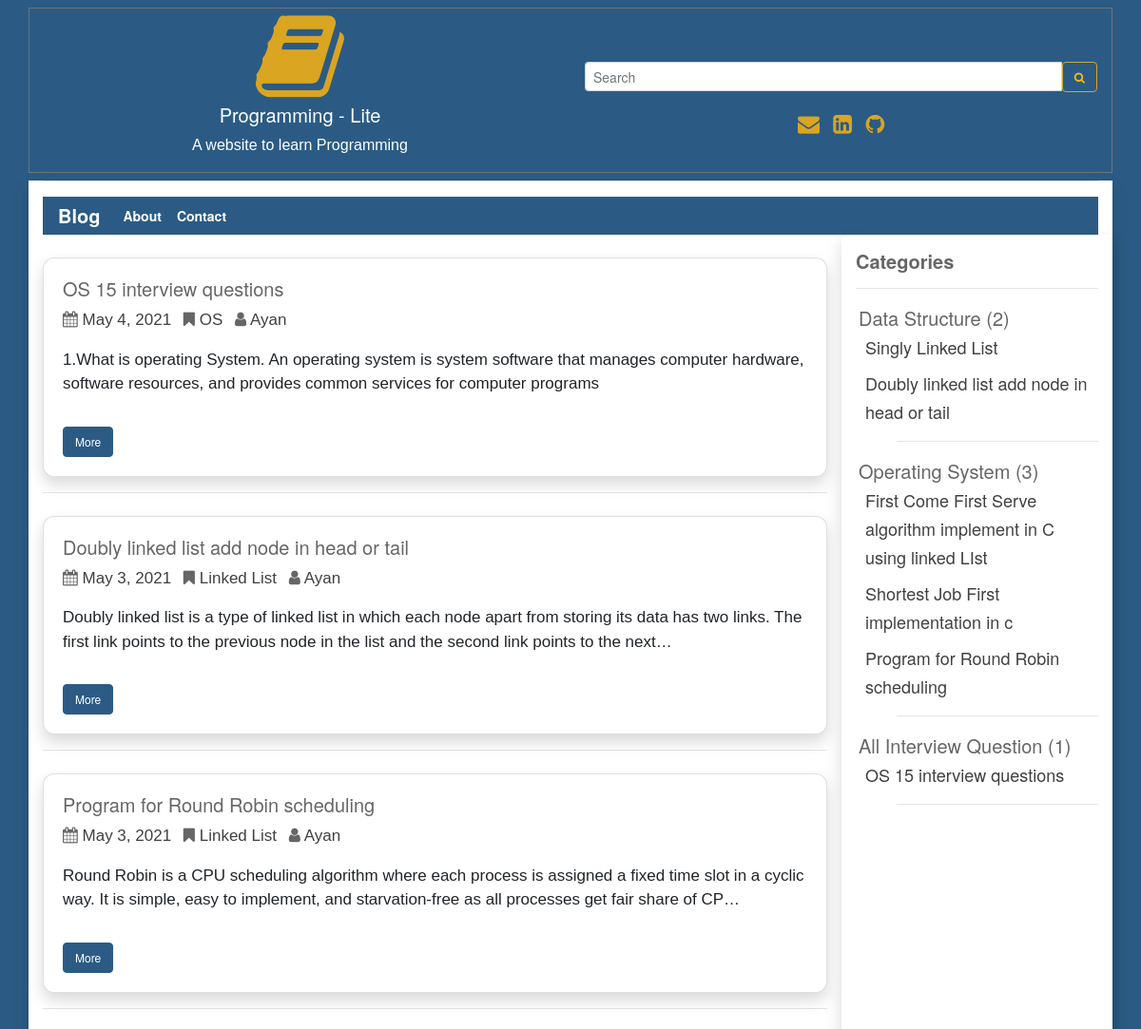
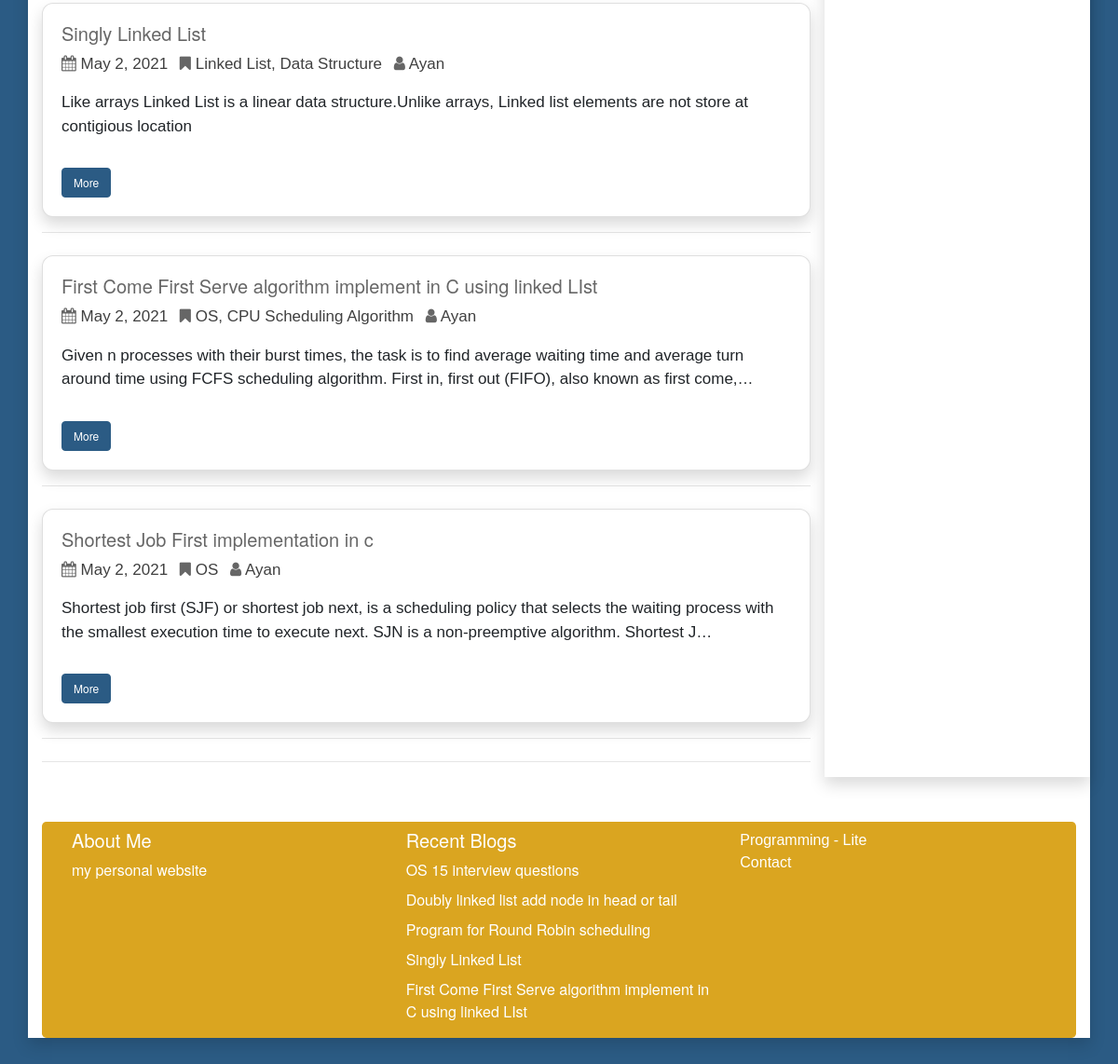
The page / on the database its author committed (2 pictures, top to bottom).
### user_panel_1/models.py (models this page shows, shortened)
class Blog(models.Model):
    cat_name = models.ForeignKey(Category, on_delete=models.CASCADE)
    blog_author = models.CharField(max_length=200)
    blog_priority = models.IntegerField(blank=True, null=True)
    blog_tags = models.CharField(max_length=200,  blank=True, null=True)
    blog_title = models.CharField(max_length=200)
    blog_descriptions = models.CharField(max_length=600);
    blog_body = RichTextUploadingField(blank=True, null=True)
    blog_views = models.IntegerField(default=0)
    blog_date = models.DateField(auto_now_add=True, auto_now=False, blank=True)

class Category(models.Model):
    cat_name = models.CharField(max_length=300)
    cat_priority = models.IntegerField(blank=True, null=True);
    def __str__(self):
        return self.cat_name

### user_panel_1/views.py (the view)
# urls.py: path('', views.blog, name='blog'),
def blog(request):
    categorys = Blog.objects.all().select_related('cat_name')
    categorys = categorys.order_by('cat_name__cat_priority', 'cat_name', 'blog_priority') #sort all data
    blogs = Blog.objects.all().order_by('-blog_date')
    paginator = Paginator(blogs, 10)
    page = request.GET.get('page')
    blogs = paginator.get_page(page)
    recentBlog = Blog.objects.all().order_by('-blog_date')[0:5]
    context = {
        'object_list': categorys,
        'blogs': blogs,
        'recentBlog': recentBlog,
    }
    return render(request, 'blog.html', context)

### templates/blog.html (shortened to what this page needs)
{% extends 'base.html' %}
{% load static %}
{% block content %}
   {% for blogs in blogs %}
    <div class="card shadow mt-4 rounded">
    <div class="card-body">
         <h5 class="title">{{blogs.blog_title |truncatechars:100}}</h5>
         <p  class="description"><i class="fa fa-calendar" aria-hidden="true"></i> <a href="{% url 'date' blogs.blog_date %}" class="mr-2 ur description"> {{ blogs.blog_date}} </a> <i class="fa fa-bookmark" aria-hidden="true"></i>
         <a href="{% url 'tags' blogs.blog_tags %}" class="mr-2 ur description">  {{ blogs.blog_tags}} </a>
        <i class="fa fa-user" aria-hidden="true"></i>  <a href="{% url 'author' blogs.blog_author %}" class="ur description">  {{ blogs.blog_author}} </a>
                            </p>
         <div > <p class="fs">{{blogs.blog_descriptions |truncatechars:200}}</p></div>
         <a href="{% url 'more' blogs.id %}"   class="btn btn-info mt-3">More</a>
  </div>
    </div>
    <hr>
    {% endfor %}
  <hr>
{% endblock content %}

### templates/base.html (shortened to what this page needs)
{% load static %}
{% load humanize %}
<!DOCTYPE html>
<html lang="en">
<head>
  <link rel="stylesheet" href="https://maxcdn.bootstrapcdn.com/bootstrap/4.5.2/css/bootstrap.min.css">
  <link rel="stylesheet"
      href="//cdnjs.cloudflare.com/ajax/libs/highlight.js/10.7.2/styles/default.min.css">
    <link
      rel="stylesheet"
      href="https://cdnjs.cloudflare.com/ajax/libs/font-awesome/4.7.0/css/font-awesome.min.css"
    />
    <link
      rel="stylesheet"
      href="{% static 'css/style.css' %}"
    />
    <link href="https://cdn.jsdelivr.net/gh/gitbrent/bootstrap4-toggle@3.6.1/css/bootstrap4-toggle.min.css" rel="stylesheet">
</head>
<body style="background:#2b5b84;">
 <div class="container mt-2 text-center border border-secondary">
 <div class="row">
     <div class="col-sm-6">
     <i class="fa fa-book logo" aria-hidden="true"></i><br>
 <h5 class="text-white">Programming - Lite</h5>
 <p class="text-white">A website to learn Programming</p>
     </div>
     <div class="col-sm-6 mt-2">
        <form method="GET" action="{% url 'search' %}">
    <div class="input-group input-group-sm mt-5"  >
      <input type="text" class="form-control" placeholder="Search" name='search' required>
      <div class="input-group-btn">
        <button class="btn btn-outline-warning" type="submit"><i class="fa fa-search" aria-hidden="true"></i>
</button>
      </div>
    </div>
  </form>
       <div class="mt-3">
       <span class="text-style-two"><a href="mailto:aaziz9642@gmail.com" style="text-decoration: none; font-size:23px;" target="_blank" class="text-warning"><i class="fa fa-envelope pr-2" aria-hidden="true"></i> </a></span>
<span class="text-style-two"><a href="https://linkedin.com/in/azizur-rahman-720636165" style="text-decoration: none; font-size:23px;"  target="_blank" class="text-warning "><i class="fa fa-linkedin-square" aria-hidden="true"></i> </a></span>
<span class="text-style-two"><a href="https://github.com/ayanchyaziz123" style="text-decoration: none; font-size:23px;" target="_blank" class="text-warning"><i class="fa fa-github pl-2" aria-hidden="true"></i></a></span>
     </div>
     </div>
    </div>
</div>
<div class="container bg-white shadow">
  <hr class="mt-2">
    <nav class="navbar navbar-expand-lg navbar-dark bg-dark mt-2 pt-0 pb-0">
  <a class="navbar-brand" href="{% url 'blog' %}">Blog</a>
  <div class="collapse navbar-collapse" id="navbarSupportedContent">
    <ul class="navbar-nav mr-auto">
      <li class="nav-item active">
        <a class="nav-link" href="{% url 'about' %}">About<span class="sr-only">(current)</span></a>
      </li>
      <li class="nav-item active">
        <a class="nav-link" href="{% url 'contact' %}">Contact<span class="sr-only">(current)</span></a>
      </li>
    </ul>
  </div>
</nav>
<div class="row">
    <div class="col-sm-9">
    {% block content %}
    {% endblock content %}
    </div>
    <div class="col-sm-3 shadow">
     <h5 class="mt-3"><strong class="title">Categories</strong></h5>
     <hr>
     {% regroup object_list by cat_name as cat_all %}
<ul>
{% for categories in cat_all %}
    <li style="list-style-type:none; margin-left:-37px;" class="title">{{ categories.grouper }} ({{ categories.list|length}})
    <ul style="list-style-type:none;">
        {% for blog in categories.list %}
          <li style="margin-left:-33px;"  class="ur {% if blog.id == more.id %}activee{% endif %}">
          <a href="{% url 'more' blog.id %}"><a href="{% url 'more' blog.id %}" class="ur " style="font-size: 18px;">{{ blog.blog_title }}</li>
        {% endfor %}
        <hr>
    </ul>
    </li>
{% endfor %}
</ul>
    </div>
</div>
<div class="jumbotron mt-5 pb-0 pt-0 text-white" style="background:#DAA520;">
   <div class="row">
     <div class="col-sm-4">
     <h5 class="mt-2">About Me</h5>
     <a href="http://azizurrahmanayan.herokuapp.com/" target="_blank" class="text-white">my personal website</a>
     </div>
     <div class="col-sm-4">
      <p class="lead mt-2 mb-2">
        <h5 class="mt-2">Recent Blogs</h5>
        {% for recentBlog in recentBlog %}
         <a href="{% url 'more' recentBlog.id %}"  class="text-white">{{recentBlog.blog_title}}</a>
        <br>
        {% endfor %}
    </p>
     </div>
     <div class="col-sm-4">
      <p class="pt-2 pb-2"><a href="{% url 'blog' %}" class="text-white">Programming - Lite</a><br>
       <a href="{% url 'contact' %}" class="text-white">Contact</a></p>
     </div>
   </div>
</div>
</div>
</body>
</html>

### static/css/style.css (style rules this page uses)
body { background-color: #2b5b84; font-family:Helvetica Neue; font-size:14; }
.bg-dark { background: #2b5b84 !important; }
.logo { font-size: 100px; color: #DAA520; }
li .nav-link { font-size: 14px !important; }
.btn { font-size: 12px !important; }
p { font-family: Arial, Helvetica, sans-serif; }
.navbar-nav .nav-item { font-weight: 600 !important; }
.navbar-brand { font-weight: 600 !important; }
.description { color: #666666; font-size: 17px !important; }
.btn-outline-warning { border-color: #DAA520 !important; color: #DAA520 im !important; }
.title { color: #666; font-size: 20px !important; }
.btn-info { background-color: #2b5b84; border-color: #2b5b84; }
.text-warning { color: #DAA520 !important; }
.ur { text-decoration: none !important; color: #404040; }
.rounded { border-radius: 12px !important; }
.fs { font-size: 17px !important; }

### rows shown on the page
Blog: blog_title "OS 15 interview questions", blog_date "May 4, 2021", blog_tags "OS", blog_author "Ayan", blog_descriptions "1.What is operating System. An operating system is system software that manages computer hardware, software resources, and provides common services for computer programs"
Blog: blog_title "Doubly linked list add node in head or tail", blog_date "May 3, 2021", blog_tags "Linked List", blog_author "Ayan", blog_descriptions "Doubly linked list is a type of linked list in which each node apart from storing its data has two links. The first link points to the previous node in the list and the second link points to the next…"
Blog: blog_title "Program for Round Robin scheduling", blog_date "May 3, 2021", blog_tags "Linked List", blog_author "Ayan", blog_descriptions "Round Robin is a CPU scheduling algorithm where each process is assigned a fixed time slot in a cyclic way. It is simple, easy to implement, and starvation-free as all processes get fair share of CP…"
Blog: blog_title "Singly Linked List", blog_date "May 2, 2021", blog_tags "Linked List, Data Structure", blog_author "Ayan", blog_descriptions "Like arrays Linked List is a linear data structure.Unlike arrays, Linked list elements are not store at contigious location"
Blog: blog_title "First Come First Serve algorithm implement in C using linked LIst", blog_date "May 2, 2021", blog_tags "OS, CPU Scheduling Algorithm", blog_author "Ayan", blog_descriptions "Given n processes with their burst times, the task is to find average waiting time and average turn around time using FCFS scheduling algorithm. First in, first out (FIFO), also known as first come,…"
Blog: blog_title "Shortest Job First implementation in c", blog_date "May 2, 2021", blog_tags "OS", blog_author "Ayan", blog_descriptions "Shortest job first (SJF) or shortest job next, is a scheduling policy that selects the waiting process with the smallest execution time to execute next. SJN is a non-preemptive algorithm. Shortest J…"
Category: grouper "Data Structure", list|length "2"
Category: grouper "Operating System", list|length "3"
Category: grouper "All Interview Question", list|length "1"
